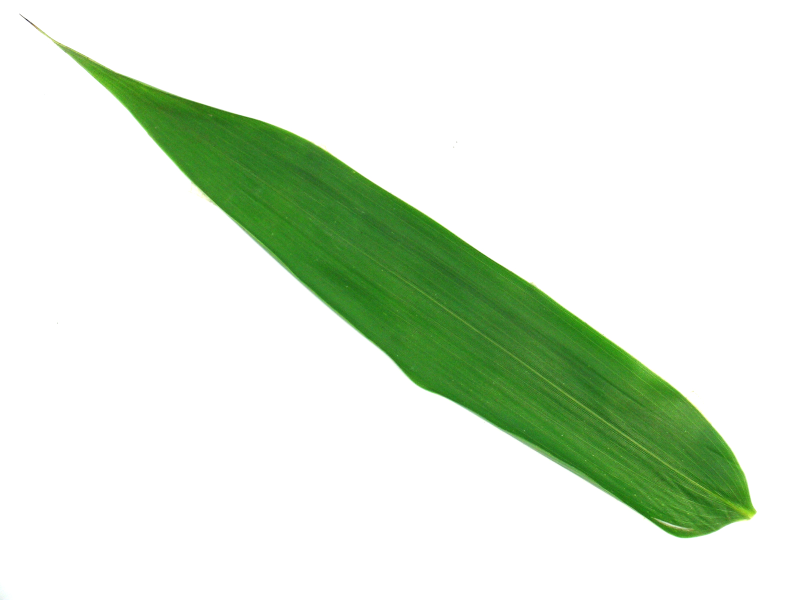
#> input picture 1033.jpg, 1600 x 1200 px (shown at 1/2 size)
$ jupyter execute --allow-errors train.ipynb   (shell and % lines are left out)   (older library calls are emulated)
#> lines starting #> are read from the running program, lines starting #| are printed output that depends on the picture; after the words box and inside, x2 and y2 are one past the last pixel; in counts of white or black regions, pixels touching at a corner belong together
[cell 1]
import numpy as np
import pandas as pd
import os
import string

[cell 2]
dataset = pd.read_csv("Flavia_features.csv")
#> (reads Flavia_features.csv from the repository)

[cell 3]
ds_path = "Leaves"
img_files = os.listdir(ds_path)

[cell 4]
breakpoints = [1001,1059,1060,1122,1552,1616,1123,1194,1195,1267,1268,1323,1324,1385,1386,1437,1497,1551,1438,1496,2001,2050,2051,2113,2114,2165,2166,2230,2231,2290,2291,2346,2347,2423,2424,2485,2486,2546,2547,2612,2616,2675,3001,3055,3056,3110,3111,3175,3176,3229,3230,3281,3282,3334,3335,3389,3390,3446,3447,3510,3511,3563,3566,3621]

[cell 5]
target_list = []
for file in img_files:

    target_num = int(file.split(".")[0])
    flag = 0
    i = 0
    for i in range(0,len(breakpoints),2):
        if((target_num >= breakpoints[i]) and (target_num <= breakpoints[i+1])):
            flag = 1
            break
    if(flag==1):
        target = int((i/2))
        target_list.append(target)

[cell 6]
y = np.array(target_list)
y

[cell 7]
X = dataset.iloc[:,1:]

[cell 8]
X.head(5)

[cell 9]
from sklearn.model_selection import train_test_split

#> (a cell that did not finish here is left out)

[cell 11]
from sklearn.preprocessing import StandardScaler
#feature scaling
sc_X = StandardScaler()
#> (the rest of this cell did not finish here and is left out)

[cell 12]
parameters = [{'kernel': ['rbf'],
               'gamma': [1e-4, 1e-3, 0.01, 0.1, 0.2, 0.5],
               'C': [1, 10, 100, 1000]},
              {'kernel': ['linear'], 'C': [1, 10, 100, 1000]}
             ]

#> (a cell that did not finish here is left out)

#> (a cell that did not finish here is left out)

#> (a cell that did not finish here is left out)

[cell 16]
from sklearn.decomposition import PCA

pca = PCA()


pca.fit(X)


import matplotlib.pyplot as plt

[cell 17]
var1=np.cumsum(np.round(pca.explained_variance_ratio_, decimals=4)*100)

[cell 18]
import os
import cv2

[cell 19]
def bg_sub():
    test_img_path = "1033.jpg"
    main_img = cv2.imread(test_img_path)
#> main_img is the input picture: shape (1200, 1600, 3); mean B, G, R 216.6, 233.2, 220.6
    img = cv2.cvtColor(main_img, cv2.COLOR_BGR2RGB)
    resized_image = cv2.resize(img, (1600, 1200))
    size_y,size_x,_ = img.shape
#> size_y = 1200; size_x = 1600
    gs = cv2.cvtColor(resized_image,cv2.COLOR_RGB2GRAY)
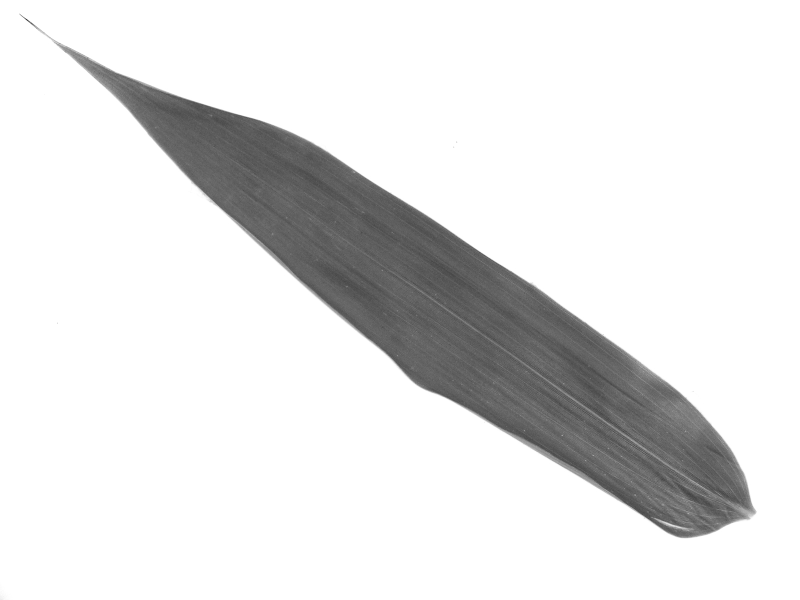
#> gs: shape (1200, 1600) (shown at 1/2 size); min 5, max 255, mean 227.5
    blur = cv2.GaussianBlur(gs, (55,55),0)
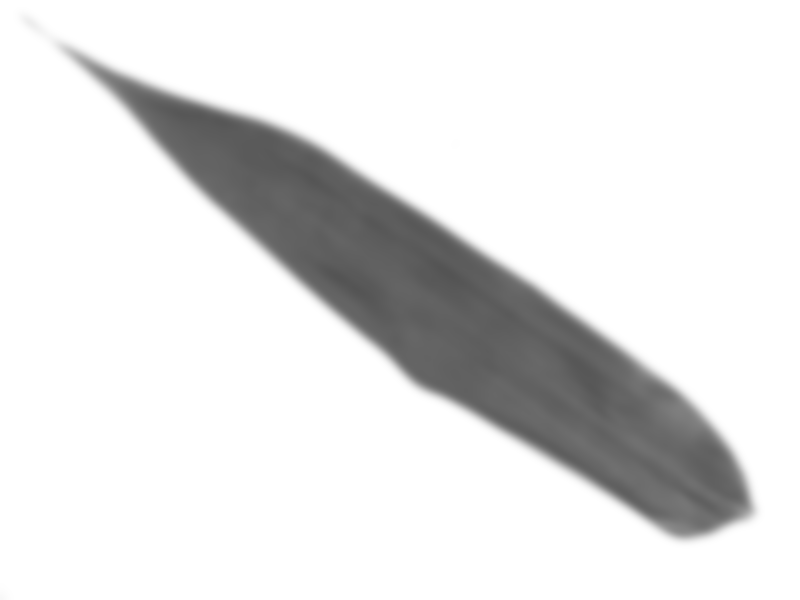
#> blur: shape (1200, 1600) (shown at 1/2 size); min 84, max 255, mean 227.5
    ret_otsu,im_bw_otsu = cv2.threshold(blur,0,255,cv2.THRESH_BINARY_INV+cv2.THRESH_OTSU)
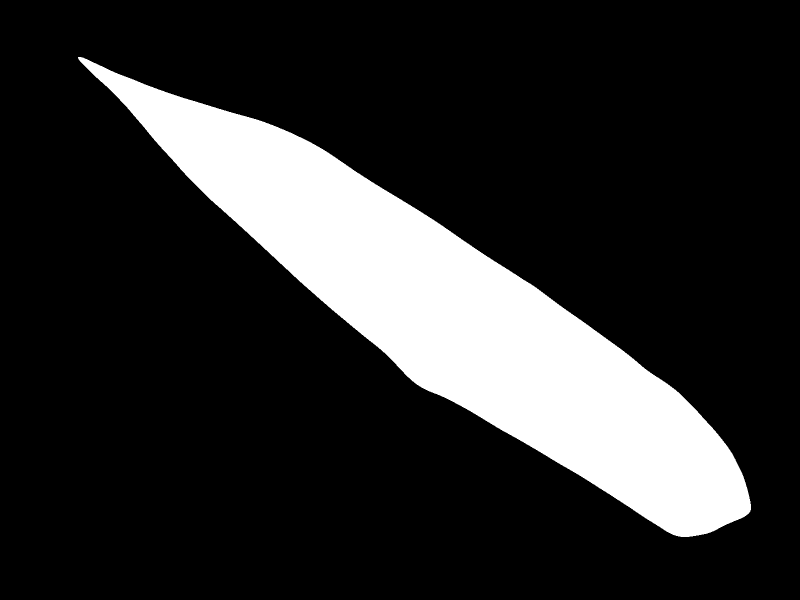
#> im_bw_otsu: shape (1200, 1600) (shown at 1/2 size); 17.5% white; 1 white region, box (x1, y1, x2, y2) and area: (156, 114, 1502, 1074) 336122
#> ret_otsu = 178
    kernel = np.ones((50,50),np.uint8)
    closing = cv2.morphologyEx(im_bw_otsu, cv2.MORPH_CLOSE, kernel)
#> closing: shape (1200, 1600); 17.5% white; 1 white region

    ret_image, contours, hierarchy = cv2.findContours(closing,cv2.RETR_TREE,cv2.CHAIN_APPROX_SIMPLE)
#> contours = 1 contour; box (x1, y1, x2, y2) and area: (157, 115, 1503, 1075) 334717

    contains = []
    y_ri,x_ri, _ = resized_image.shape
#> y_ri = 1200; x_ri = 1600
    for cc in contours:
        yn = cv2.pointPolygonTest(cc,(x_ri//2,y_ri//2),False)
        contains.append(yn)
#> this loop made 1 pass
#> yn on pass 1: 1
#> after the loop, contains = [1]

    val = [contains.index(temp) for temp in contains if temp>0]
#> val = [0]
    index = val[0]
#> index = 0

    black_img = np.empty([1200,1600,3],dtype=np.uint8)
    black_img.fill(0)

    cnt = contours[index]
#> cnt = contour of 1569 points, box (x1, y1, x2, y2) (157, 115, 1503, 1075), area 334717
    mask = cv2.drawContours(black_img, [cnt] , 0, (255,255,255), -1)
#> mask: shape (1200, 1600, 3); 17.5% white; 1 white region, box (x1, y1, x2, y2) and area: (157, 115, 1503, 1075) 336122
    maskedImg = cv2.bitwise_and(resized_image, mask)
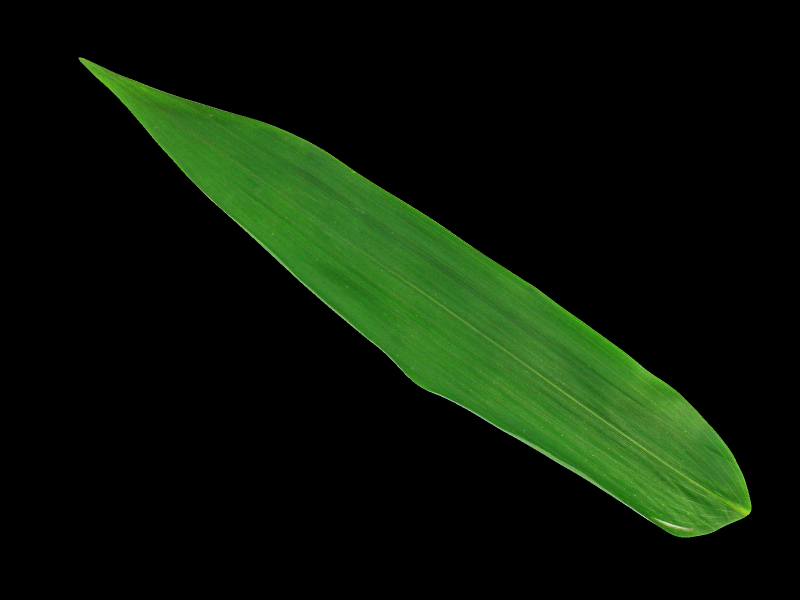
#> maskedImg: shape (1200, 1600, 3) (shown at 1/2 size); mean R, G, B 10.7, 23, 6.9
    white_pix = [255,255,255]
    black_pix = [0,0,0]

    final_img = maskedImg
    h,w,channels = final_img.shape
#> h = 1200; w = 1600; channels = 3
    for x in range(0,w):
        for y in range(0,h):
            channels_xy = final_img[y,x]
            if all(channels_xy == black_pix):
                final_img[y,x] = white_pix

    return final_img

[cell 20]
bg_rem_img = bg_sub()

[cell 21]
plt.imshow(bg_rem_img)

[cell 22]
import mahotas as mt

def feature_extract(img):
    names = ['area','perimeter','pysiological_length','pysiological_width','aspect_ratio','rectangularity','circularity', \
             'mean_r','mean_g','mean_b','stddev_r','stddev_g','stddev_b', \
             'contrast','correlation','inverse_difference_moments','entropy'
            ]
    df = pd.DataFrame([], columns=names)

    #Preprocessing
    gs = cv2.cvtColor(img,cv2.COLOR_RGB2GRAY)
    blur = cv2.GaussianBlur(gs, (25,25),0)
    ret_otsu,im_bw_otsu = cv2.threshold(blur,0,255,cv2.THRESH_BINARY_INV+cv2.THRESH_OTSU)
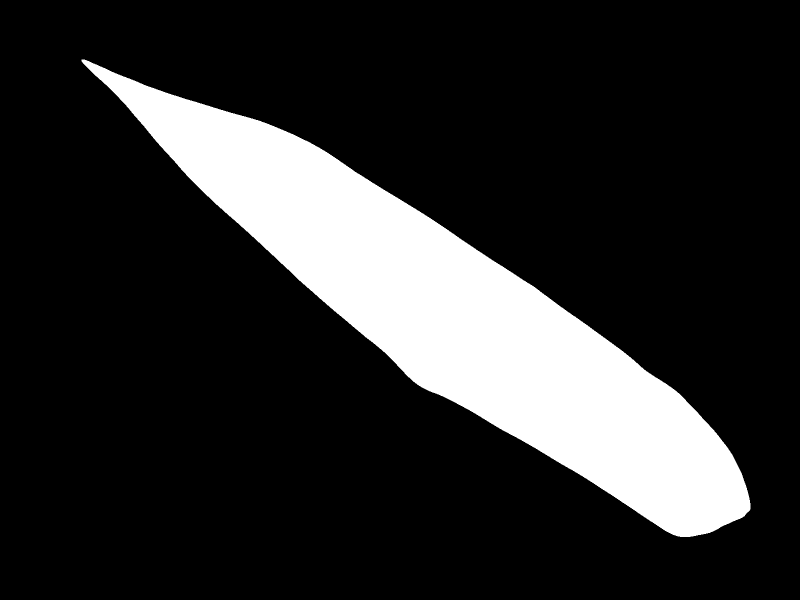
#> im_bw_otsu: shape (1200, 1600) (shown at 1/2 size); 17.3% white; 1 white region, box (x1, y1, x2, y2) and area: (163, 119, 1501, 1074) 332889
#> ret_otsu = 177
    kernel = np.ones((50,50),np.uint8)
    closing = cv2.morphologyEx(im_bw_otsu, cv2.MORPH_CLOSE, kernel)
#> closing: shape (1200, 1600); 17.3% white; 1 white region

    #Shape features
    image, contours, _ = cv2.findContours(closing,cv2.RETR_TREE,cv2.CHAIN_APPROX_SIMPLE)
#> contours = 1 contour; box (x1, y1, x2, y2) and area: (164, 120, 1502, 1075) 331492
    cnt = contours[0]
#> cnt = contour of 1559 points, box (x1, y1, x2, y2) (164, 120, 1502, 1075), area 331492
    M = cv2.moments(cnt)
#> M = moments, m00 331492, centre m10/m00, m01/m00 = (907.2, 629.3)
    area = cv2.contourArea(cnt)
#> area = 331492
    perimeter = cv2.arcLength(cnt,True)
#> perimeter = 3533.4
    x,y,w,h = cv2.boundingRect(cnt)
#> x = 164; y = 120; w = 1338; h = 955
    aspect_ratio = float(w)/h
#> aspect_ratio = 1.4
    rectangularity = w*h/area
#> rectangularity = 3.85
    circularity = ((perimeter)**2)/area
#> circularity = 37.66

    #Color features
    red_channel = img[:,:,0]
    green_channel = img[:,:,1]
    blue_channel = img[:,:,2]
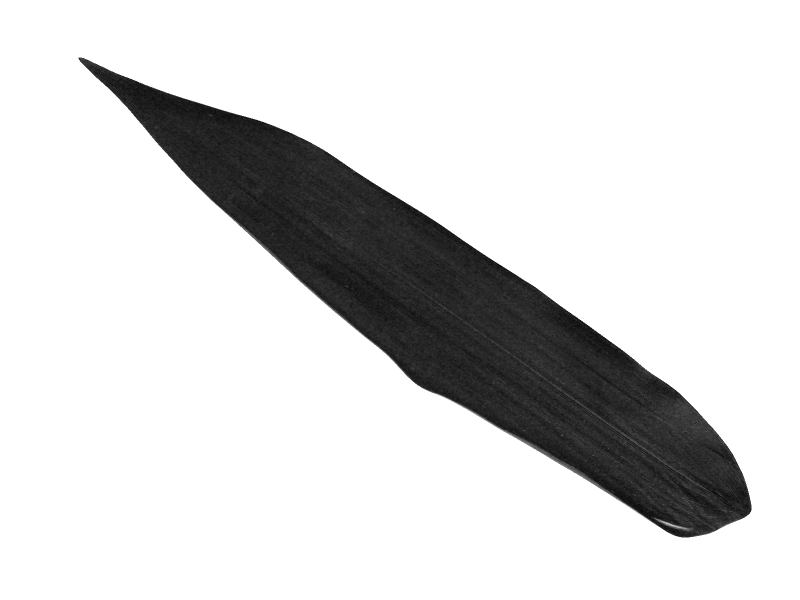
#> blue_channel: shape (1200, 1600) (shown at 1/2 size); min 0, max 255, mean 217.2
    blue_channel[blue_channel == 255] = 0
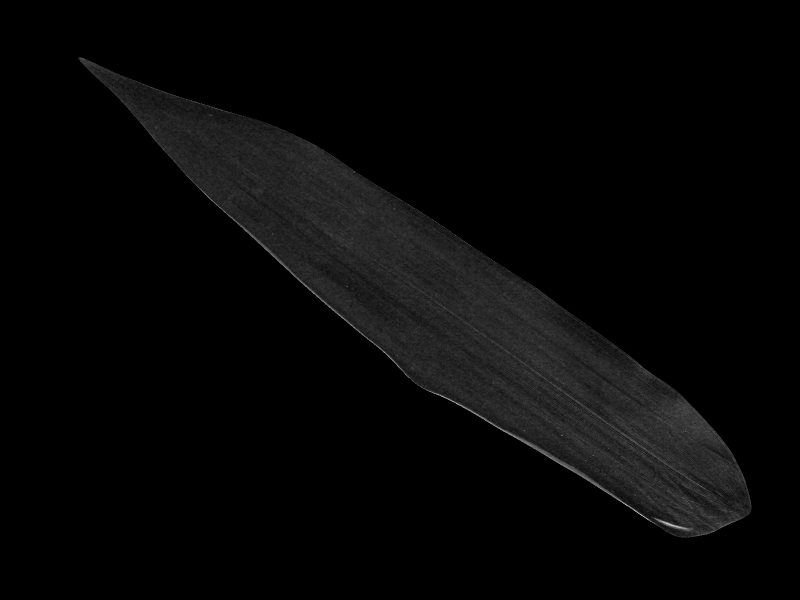
#> blue_channel: shape (1200, 1600) (shown at 1/2 size); min 0, max 228, mean 6.9
    green_channel[green_channel == 255] = 0
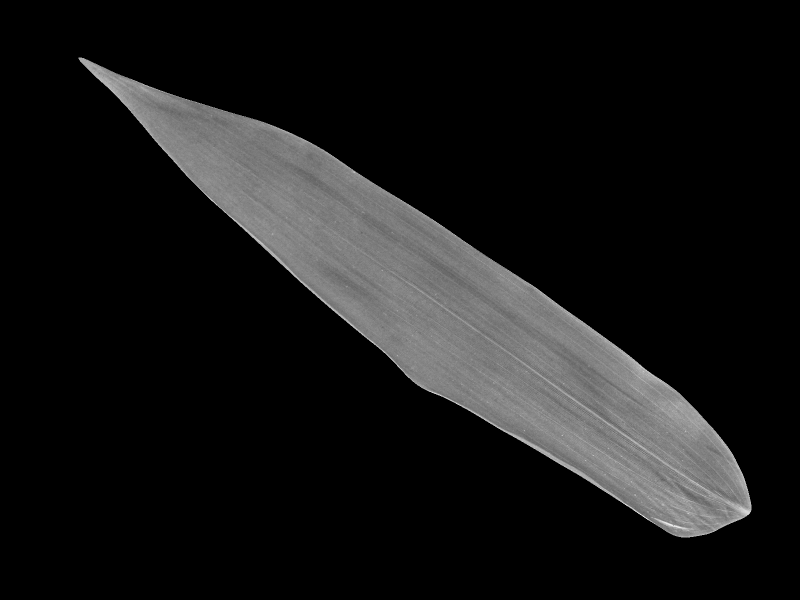
#> green_channel: shape (1200, 1600) (shown at 1/2 size); min 0, max 254, mean 23
    red_channel[red_channel == 255] = 0
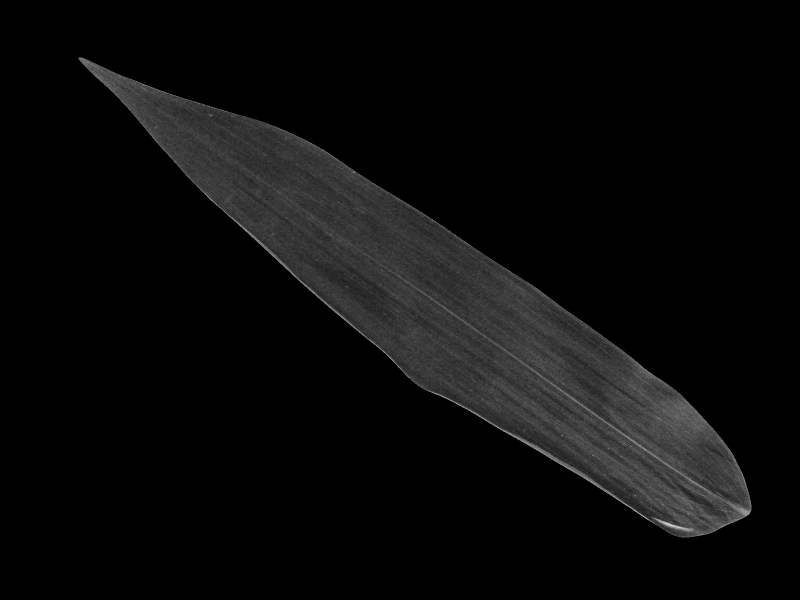
#> red_channel: shape (1200, 1600) (shown at 1/2 size); min 0, max 229, mean 10.7

    red_mean = np.mean(red_channel)
#> red_mean = 10.68
    green_mean = np.mean(green_channel)
#> green_mean = 23.01
    blue_mean = np.mean(blue_channel)
#> blue_mean = 6.87

    red_std = np.std(red_channel)
#> red_std = 24.16
    green_std = np.std(green_channel)
#> green_std = 50.31
    blue_std = np.std(blue_channel)
#> blue_std = 15.89

    #Texture features
    textures = mt.features.haralick(gs)
    ht_mean = textures.mean(axis=0)
    contrast = ht_mean[1]
    correlation = ht_mean[2]
    inverse_diff_moments = ht_mean[4]
    entropy = ht_mean[8]

    vector = [area,perimeter,w,h,aspect_ratio,rectangularity,circularity,\
              red_mean,green_mean,blue_mean,red_std,green_std,blue_std,\
              contrast,correlation,inverse_diff_moments,entropy
             ]

    df_temp = pd.DataFrame([vector],columns=names)
    df = df.append(df_temp)

    return df
